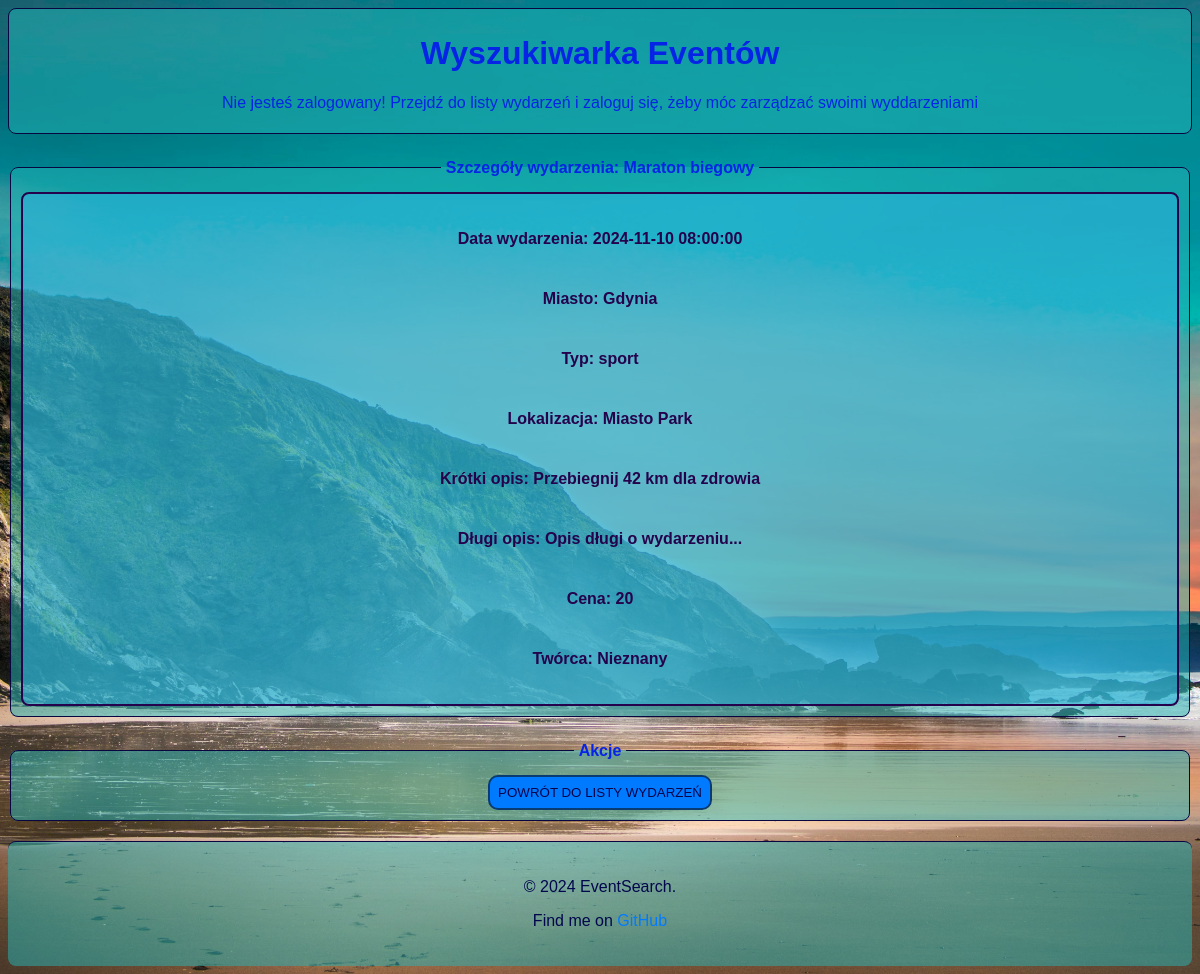
Screenshot of /views/event_details.php?event_id=10 with the database file from the repository.
### tables this page shows
CREATE TABLE EVENTS(
     id INT AUTO_INCREMENT PRIMARY KEY,
    name VARCHAR(100),
    is_deleted BOOLEAN,
    event_date DATETIME,
    event_city VARCHAR(50),
    type VARCHAR(50),
    location VARCHAR(50),
    cena REAL,
    short_desc VARCHAR(150),
    long_desc VARCHAR(2000),
    creator_id INT,
    create_date DATETIME,
    operation_date DATETIME,
    FOREIGN KEY(creator_id) REFERENCES Users(id)
);

### php_scripts/session_eventdetails.php (called while the page is built, shortened)
<?php
if (!isset($_SESSION['last_activity'])) {$user_message =  "Nie jesteś zalogowany! Przejdź do listy wydarzeń i zaloguj się, żeby móc zarządzać swoimi wyddarzeniami";}
?>

### views/event_details.php (the view, shortened to what this page needs)
<?php
include '../php_scripts/connection.php';
include '../php_scripts/session_eventdetails.php';
if (isset($_GET['event_id'])) {
    $event_id = $_GET['event_id'];
    $sql = "SELECT * FROM Events WHERE id = $event_id AND is_deleted = 0";
    $result = $conn->query($sql);
    if ($result->num_rows > 0) {
        $event_data = $result->fetch_assoc();
    } else {
        header("Location: index.php");
        exit();
    }
} else {
    header("Location: index.php");
    exit();
}
    $sql_1 = "SELECT first_name, last_name FROM Users WHERE id = {$event_data['creator_id']}";
    $result_1 = $conn->query($sql_1);
    if ($result_1->num_rows > 0) {
        $creator_data = $result_1->fetch_assoc();
        $creator = $creator_data['first_name'] . ' ' . $creator_data['last_name'];
    } else {
        $creator = "Nieznany";
    }
?>
<!DOCTYPE html>
<html lang="pl" class='document'>
<head>
    <link rel="stylesheet" href="../assets/css/style.css">
</head>
<body class="content">
    <header class="header">
        <h1>Wyszukiwarka Eventów</h1>
        <p><?php echo $user_message; ?></p>
    </header>
    <fieldset class="section event_details">
        <legend class="section_legend">Szczegóły wydarzenia: <?php echo $event_data['name']; ?></legend>
        <div class="event-details-grid">
            <div class="event-details-data">
                <p class="field_label">Data wydarzenia: <?php echo $event_data['event_date']; ?></p>
                <p class="field_label">Miasto: <?php echo $event_data['event_city']; ?></p>
                <p class="field_label">Typ: <?php echo $event_data['type']; ?></p>
                <p class="field_label">Lokalizacja: <?php echo $event_data['location']; ?></p>
                <p class="field_label">Krótki opis: <?php echo $event_data['short_desc']; ?></p>
                <p class="field_label">Długi opis: <?php echo $event_data['long_desc']; ?></p>
                <p class="field_label">Cena: <?php echo $event_data['cena']; ?></p>
                <p class="field_label">Twórca: <?php echo $creator; ?></p>
            </div>
        </div>
    </fieldset>
    <fieldset class="section section_action">
        <legend class="section_legend">Akcje</legend>
        <button onclick="window.location.href='index.php'" class="button">POWRÓT DO LISTY WYDARZEŃ</button>
    </fieldset>
    <footer class="footer">
        <p>&copy; 2024 EventSearch.</p>
        <p>Find me on <a href="https://github.com/idzi-m" target="_blank">GitHub</a></p>
    </footer>
</body>
</html>

### assets/css/style.css (style rules this page uses)
.document { font-family: Arial, sans-serif; color: #02074c; }
.content { background-image: url('../images/pexels-punchbrandstock-977737.jpg'); background-color: #9cc1d3; background-size: cover; background-position: center; background-repeat:no-repeat; }
.header { text-align: center; justify-content: center; color: rgb(6, 36, 229); width: 0.98vm; margin-bottom: 20px; padding: 5px; border: 1px solid #080540; background-color: rgba(37, 182, 184, 0.5); border-radius: 8px; }
.footer { text-align: center; padding: 20px; background-color: rgba(37, 182, 184, 0.5); border-top: 1px solid #080540; margin-top: 20px; border-radius: 8px; }
.footer a { color: #007bff; text-decoration: none; }
.section { text-align: center; justify-content: center; width: 0.98vm; margin-bottom: 20px; padding: 10px; border: 1px solid #080540; background-color: rgba(37, 182, 184, 0.5); border-radius: 8px; }
.section_legend { font-weight: bold; color: rgb(6, 36, 229); margin: auto; padding: 5px; width: fit-content; text-align: center; }
.section_login, .form_group, .section_action { display: flex; justify-content: center; align-items: center; }
button { padding: 8px; background-color: #007bff; color: #080348; border: 2px solid #083b72; cursor: pointer; border-radius: 10px; transition: background-color 0.3s; }
a { color: #007bff; text-decoration: none; }
.event-details-grid { display: grid; grid-template-columns: 1fr 2fr; gap: 20px; align-items: start; background-color: rgba(49, 180, 228, 0.5); padding: 20px; border: 2px solid #24024c; border-radius: 8px; }
.event-details-data { display: flex; flex-direction: column; gap: 10px; }
.field_label { font-size: 16px; font-weight: bold; color: #24024c; }
.event-details-grid { grid-template-columns: 1fr; }

### rows the page displays
events: name "Maraton biegowy", event_date "2024-11-10 08:00:00", event_city "Gdynia", type "sport", location "Miasto Park", short_desc "Przebiegnij 42 km dla zdrowia", long_desc "Opis długi o wydarzeniu...", cena "20", is_deleted "Nieznany"

### other values shown
$user_message "Nie jesteś zalogowany! Przejdź do listy wydarzeń i zaloguj się, żeby móc zarządzać swoimi wyddarzeniami"
